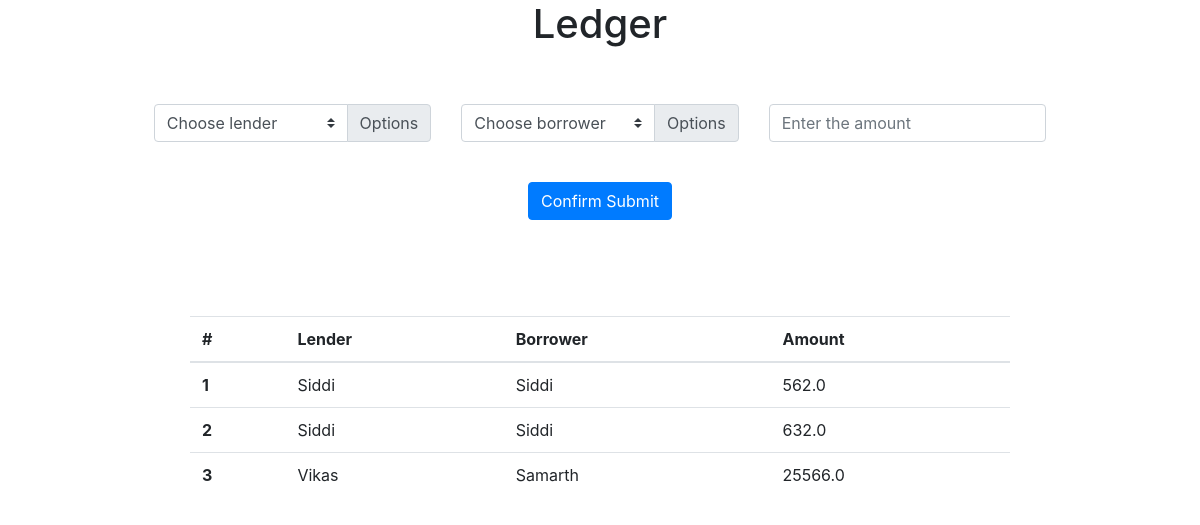
The app's page /sheets/, older data.
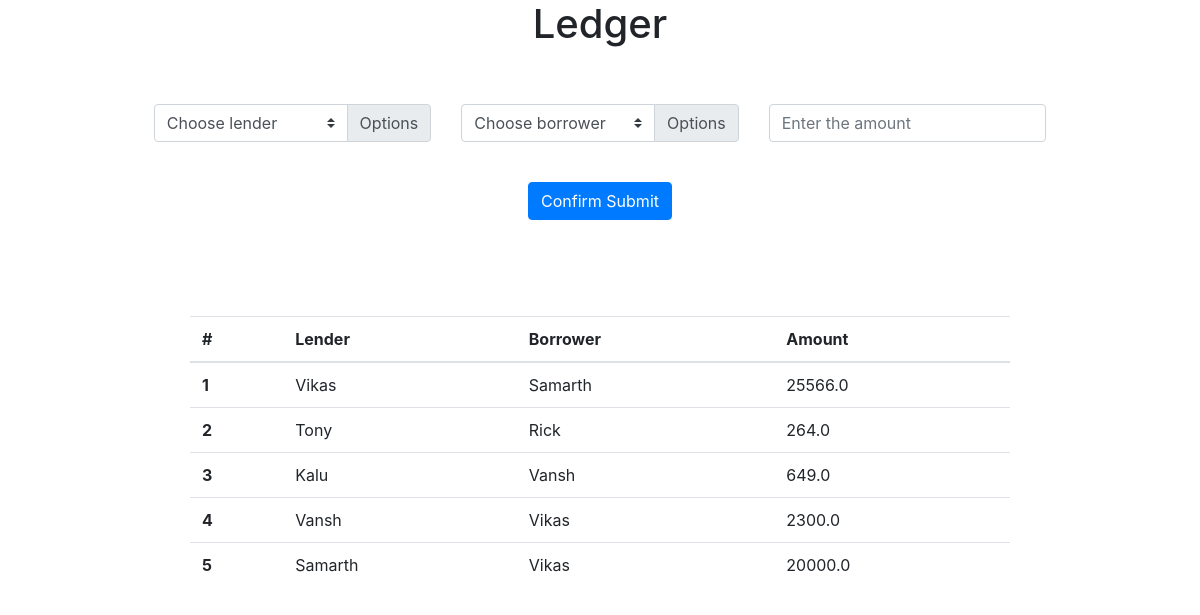
The same page, newer data.
### sheet/models.py (models this page shows, shortened)
class Ledger(models.Model):
    lender = models.CharField(max_length = 500)
    borrower = models.CharField(max_length = 500)
    amount = models.FloatField()

### sheet/views.py (the view)
# urls.py: path('', views.ledger_view,name='ledger_sheet')
def ledger_view(request):
    if request.method =='POST':
        form = LedgerForm(request.POST)
        if form.is_valid():
            ledger = form.save(commit=False)
            ledger.save()
            form = LedgerForm()
            return redirect('sheet:ledger_sheet')
    else:
        form = LedgerForm()
    ledgers = Ledger.objects.all()
    users = User.objects.all()
    return render(request,'sheet/ledger.html',{'form': form, 'ledgers': ledgers, 'users':users})

### sheet/forms.py
class LedgerForm(forms.ModelForm):
    class Meta:
        model = Ledger
        fields = ('lender', 'borrower', 'amount',)

### sheet/templates/sheet/ledger.html (shortened to what this page needs)
{% extends 'sheet/base.html' %}
{% block body %}
    <h1 class="d-flex justify-content-center">Ledger</h1>
    <br><br>
    <form class="form-group" method="POST">
    <div class ="row justify-content-md-center">
    <div class="input-group mb-3 col col-lg-3">
  <select class="custom-select" id="inputGroupSelect01" name="lender">
    <option selected disabled>Choose lender</option>
  </select>
  <div class="input-group-append">
    <label class="input-group-text" for="inputGroupSelect01">Options</label>
  </div>
</div>
<div class="input-group mb-3 col col-lg-3">
  <select class="custom-select" id="inputGroupSelect02" name="borrower">
    <option selected disabled>Choose borrower</option>
  </select>
  <div class="input-group-append">
    <label class="input-group-text" for="inputGroupSelect02">Options</label>
  </div>
</div>
 <div class="input-group mb-3 col col-lg-3">
    <input type="number" class="form-control" id="formGroupExampleInput" placeholder="Enter the amount" name="amount">
  </div>
  </div>
  <br>
  <div class="d-flex justify-content-center">
 <button type="submit" class="btn btn-primary mb-2">Confirm Submit</button>
 </div>
</form>
<br><br><br>
<div class="row justify-content-center">
<table class="table col-lg-8 table-hover ">
    <thread>
        <th scope="col">#</th>
      <th scope="col">Lender</th>
      <th scope="col">Borrower</th>
      <th scope="col">Amount</th>
  <tbody>
    {% for l in ledgers %}
        <tr>
      <th scope="row">{{ forloop.counter }}</th>
      <td>{{l.lender|capfirst}}</td>
      <td>{{l.borrower|capfirst}}</td>
      <td>{{l.amount}}</td>
    </tr>
    {% endfor %}
</tbody>
</table>
</div>
{% endblock %}

### sheet/templates/sheet/base.html (shortened to what this page needs)
{% load static %}
<html>
<head>
    <link rel="stylesheet" href="https://stackpath.bootstrapcdn.com/bootstrap/4.1.0/css/bootstrap.min.css">
  <link rel="stylesheet" href="{% static 'css/style.css' %}">
</head>
<body>
	{% block body %}
	{% endblock %}
</body>
</html>

Row changes from the older to the newer data that the page shows:
removed Ledger: lender "Siddi", borrower "Siddi", amount "562.0"
removed Ledger: lender "Siddi", borrower "Siddi", amount "632.0"
added Ledger: lender "Tony", borrower "Rick", amount "264.0"
added Ledger: lender "Kalu", borrower "Vansh", amount "649.0"
added Ledger: lender "Vansh", borrower "Vikas", amount "2300.0"
added Ledger: lender "Samarth", borrower "Vikas", amount "20000.0"
